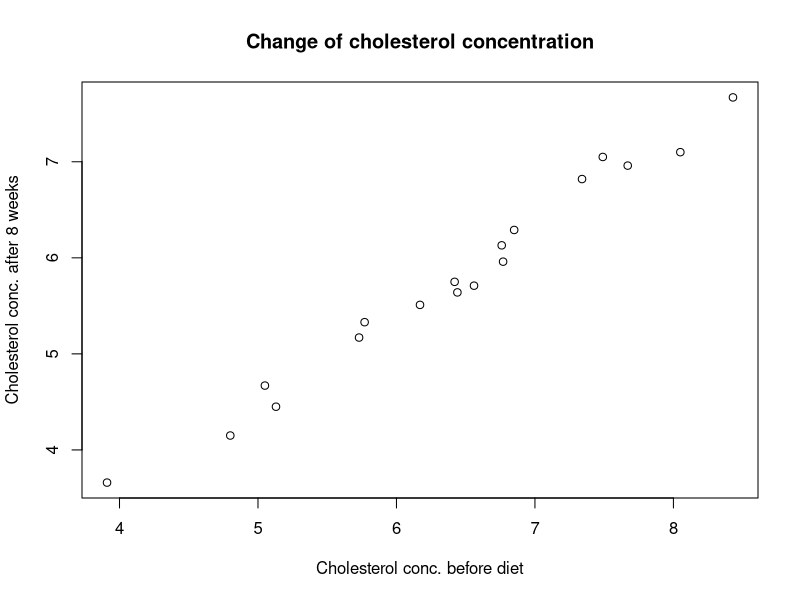
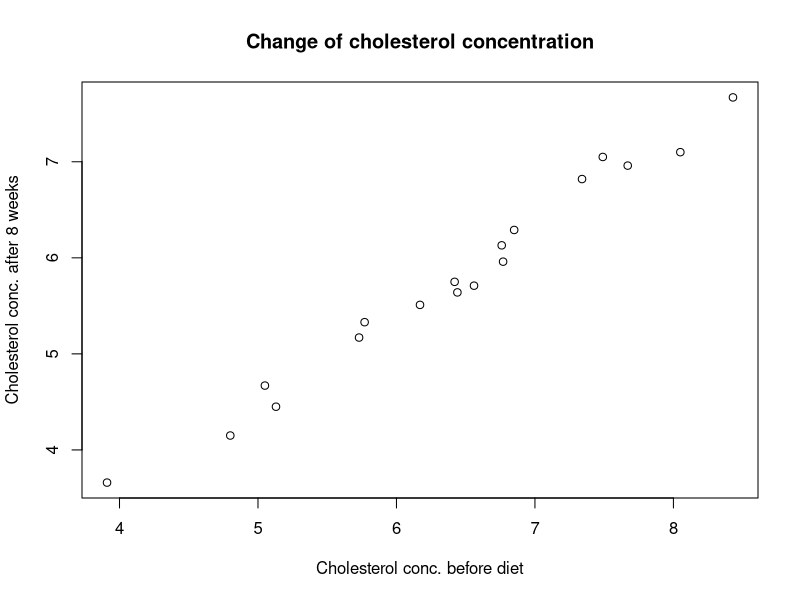
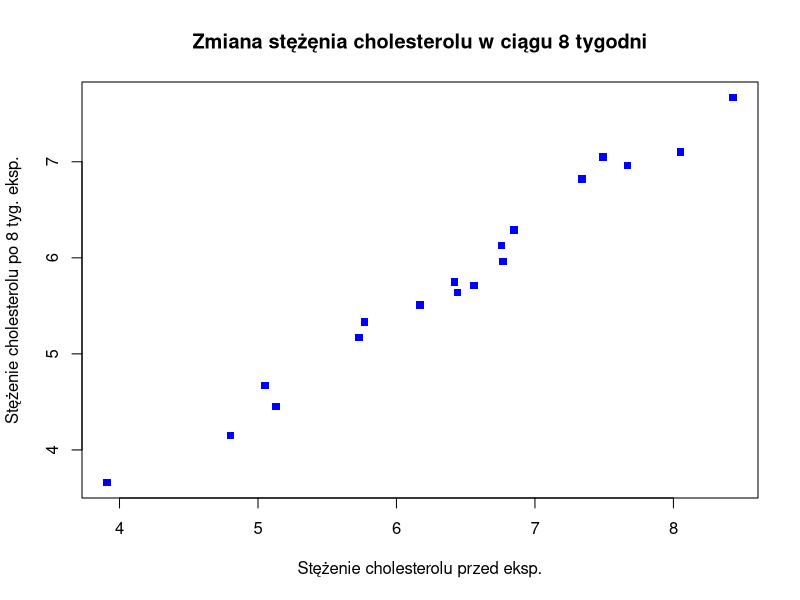
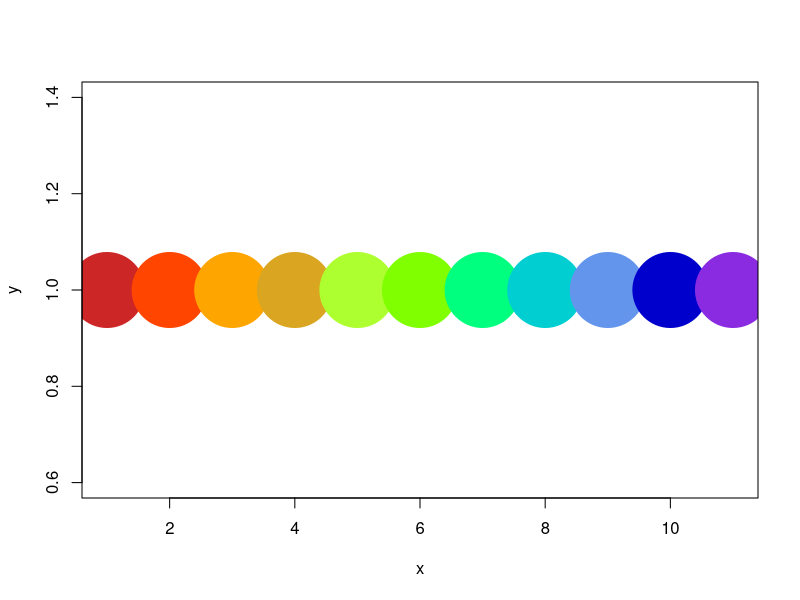
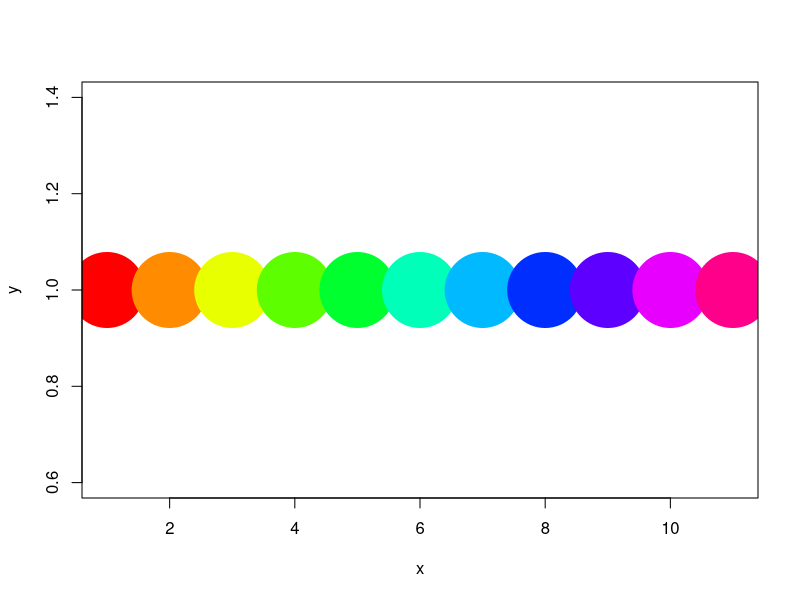
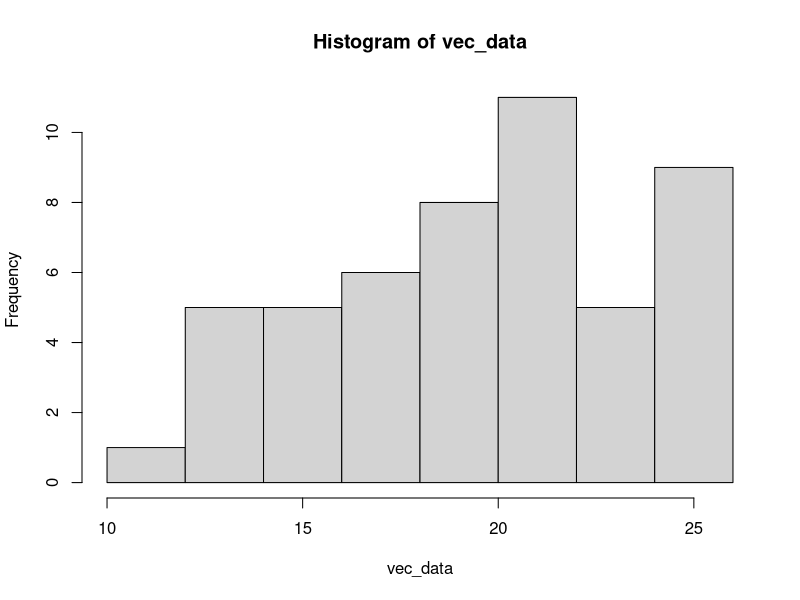
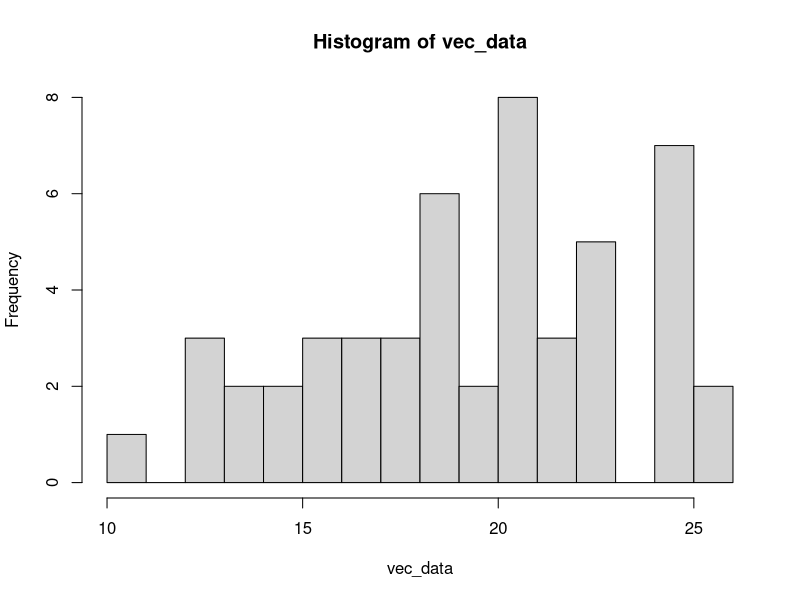
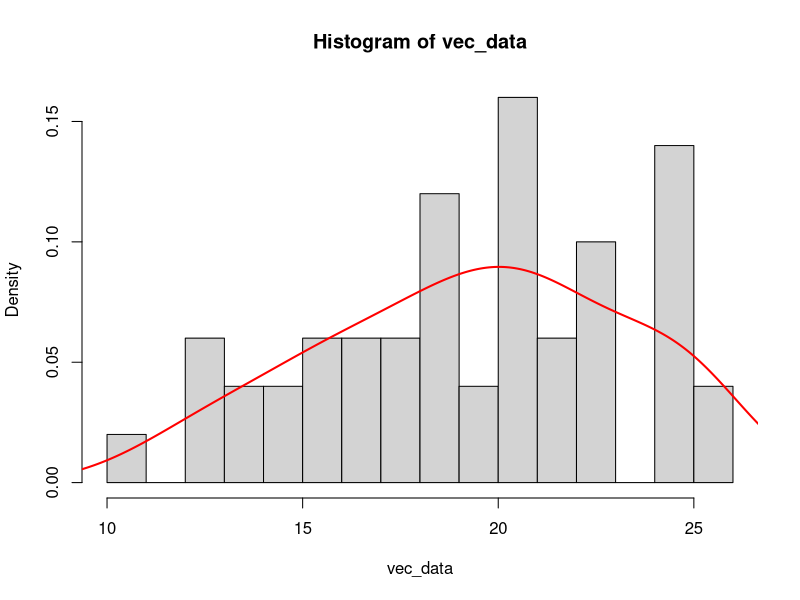

These charts were generated, in order, by the following R code:
## ---- chunk 1
knitr::opts_chunk$set(echo = TRUE)
## ---- chunk 2
data_chol <- read.table('Cholesterol_Age_R.csv',
                       sep = ';', header = T,
                       stringsAsFactors = T)

head(data_chol)
summary(data_chol)
## ---- chunk 3
plot(After8weeks ~ Before, data = data_chol,
xlab = "Cholesterol conc. before diet",
ylab = "Cholesterol conc. after 8 weeks",
main = "Change of cholesterol concentration")

### OR

plot(x = data_chol$Before, y = data_chol$After8weeks,
xlab = "Cholesterol conc. before diet",
ylab = "Cholesterol conc. after 8 weeks",
main = "Change of cholesterol concentration")
## ---- chunk 4
plot(After8weeks ~ Before, data = data_chol,
xlab = "Stężenie cholesterolu przed eksp.",
ylab = "Stężenie cholesterolu po 8 tyg. eksp.",
main = "Zmiana stężęnia cholesterolu w ciągu 8 tygodni",
pch = 15, col = "blue")
## ---- chunk 5
N <- 11
plot(1:N, rep(1, N), cex = 10, pch = 19,
     col = c('firebrick3', 'orangered', 'orange', 'goldenrod',
             'greenyellow', 'chartreuse', 'springgreen', 'darkturquoise',
             'cornflowerblue', 'mediumblue', 'blueviolet'),
     xlab = 'x', ylab = 'y')

### OR for automated colour generation

plot(1:N, rep(1, N), cex = 10, pch = 19,
     col = rainbow(N),
     xlab = 'x', ylab = 'y')
## ---- chunk 6
set.seed(123456789)
vec_data <- rnorm(50, 20, 4)
hist(vec_data)
## ---- chunk 7
set.seed(123456789)
vec_data <- rnorm(50, 20, 4)
hist(vec_data, 20)
## ---- chunk 8
set.seed(123456789)
vec_data <- rnorm(50, 20, 4)
hist(vec_data, 20, freq = F)
lines(density(vec_data), col = 'red', lwd = 2)
## ---- chunk 9
library(ggplot2)
## ---- chunk 10
plot1 <- ggplot(data = data_chol, mapping = aes(x = Before, y = After8weeks)) +
  geom_point(color = 'blue', shape = 15, cex = 3)
plot1
## ---- chunk 11
plot1 <- ggplot(data = data_chol, mapping = aes(x = Before, y = After8weeks)) +
  geom_point(color = 'blue', shape = 15, cex = 3) + theme_bw()
plot1
## ---- chunk 12
plot1 <- ggplot(data = data_chol, mapping = aes(x = Before, y = After8weeks)) +
  geom_point(color = 'blue', shape = 15, cex = 3) + theme_classic() + theme(text = element_text(size = 20))

### LUB

plot1 <- ggplot(data = data_chol, mapping = aes(x = Before, y = After8weeks)) +
  geom_point(color = 'blue', shape = 15, cex = 3) + theme_classic(base_size = 20)

### rekomendowana taktyka to modyfikacja warstwy theme()

plot1
## ---- chunk 13
plot1 <- ggplot(data = data_chol, mapping = aes(x = Before, y = After8weeks)) +
  geom_point(color = 'blue', shape = 15, cex = 3) + theme_classic() + geom_smooth(method = 'lm') +
  theme(text = element_text(size = 20))
plot1
## ---- chunk 14
plot1 <- ggplot(data = data_chol, mapping = aes(x = Before, y = After8weeks)) +
  geom_point(color = 'blue', shape = 15, cex = 3) + theme_classic() + geom_smooth() +
  theme(text = element_text(size = 20))
plot1
## ---- chunk 15
plot1 <- ggplot(data = data_chol, mapping = aes(x = Before, y = After8weeks, color = AgeGroup)) +
  geom_point(shape = 15, cex = 3) + theme_classic() + geom_smooth(method = 'lm', alpha = 0.25) +
  theme(text = element_text(size = 20))
plot1
## ---- chunk 16
plot1 <- ggplot(data = data_chol, mapping = aes(x = Before, y = After8weeks, color = AgeGroup)) +
  geom_point(shape = 15, cex = 3) + theme_classic() + geom_smooth(method = 'lm', alpha = 0.25) +
  labs(x = "Concentration before experiment", y = "Concentration after 8 weeks", color = "Age") +
  theme(text = element_text(size = 20))
plot1
## ---- chunk 17
plot1 <- ggplot(data = data_chol, mapping = aes(x = Before, y = After8weeks, color = AgeGroup)) +
  facet_wrap( ~ AgeGroup) +
  geom_point(shape = 15, cex = 3) + theme_bw() + geom_smooth(method = 'lm') +
  labs(x = "Concentration before experiment", y = "Concentration after 8 weeks", color = "Age") +
  theme(text = element_text(size = 20))
plot1
## ---- chunk 18
plot1 <- ggplot(data = data_chol, mapping = aes(x = After8weeks)) +
  geom_histogram(fill = 'white', color = 'black', bins = 10) +
  labs(x = "Concentration after 8 weeks") + theme_classic() +
  theme(text = element_text(size = 20))
plot1
## ---- chunk 19
### this is one of the methods (inside the geom_hist())
plot1 <- ggplot(data = data_chol, mapping = aes(x = After8weeks)) +
  geom_histogram(fill = 'white', color = 'black', bins = 10, aes(y = ..count../sum(..count..))) +
  labs(x = "Concentration after 8 weeks") +theme_classic() +
  theme(text = element_text(size = 20))
plot1
## ---- chunk 20
### This is the second way of turning counts to frequencies in a ggplot2 histogram
plot1 <- ggplot(data = data_chol, mapping = aes(x = Before, y = ..density..)) +
  geom_histogram(fill = 'white', color = 'black', bins = 10) +
  geom_density(color = 'red', fill = 'red', alpha = 0.15) +
  labs(x = "Concentration after 8 weeks") + theme_classic() +
  theme(text = element_text(size = 20))
plot1
## ---- chunk 21
plot2 <- ggplot(data = data_chol, mapping = aes(x = AgeGroup, y = Before)) +
  geom_boxplot() +
  labs(x = "Age Group", y = "Cholesterol before experiment") +
  theme_classic() + theme(text = element_text(size = 25))
plot2
## ---- chunk 22
mydata <- na.omit(read.table("Diet_R.csv", sep = ",", header = T))

plot3 <- ggplot(data = mydata, mapping = aes(x = as.factor(Diet),
                                            color = as.factor(gender),
                                            y = weight6weeks,
                                            fill = as.factor(gender))) +
  geom_boxplot(alpha = 0.3, outlier.shape = NA) + theme_classic() +
  geom_point(color = "black",
             position = position_jitterdodge(jitter.width = 0.1),
             size = 3, alpha = 0.5, stroke = 0) +
  theme(text = element_text(size = 25)) +
  labs(x = "Diet type", y = "Weight after 6 weeks",
       color = "Gender", fill = "Gender")

plot3
